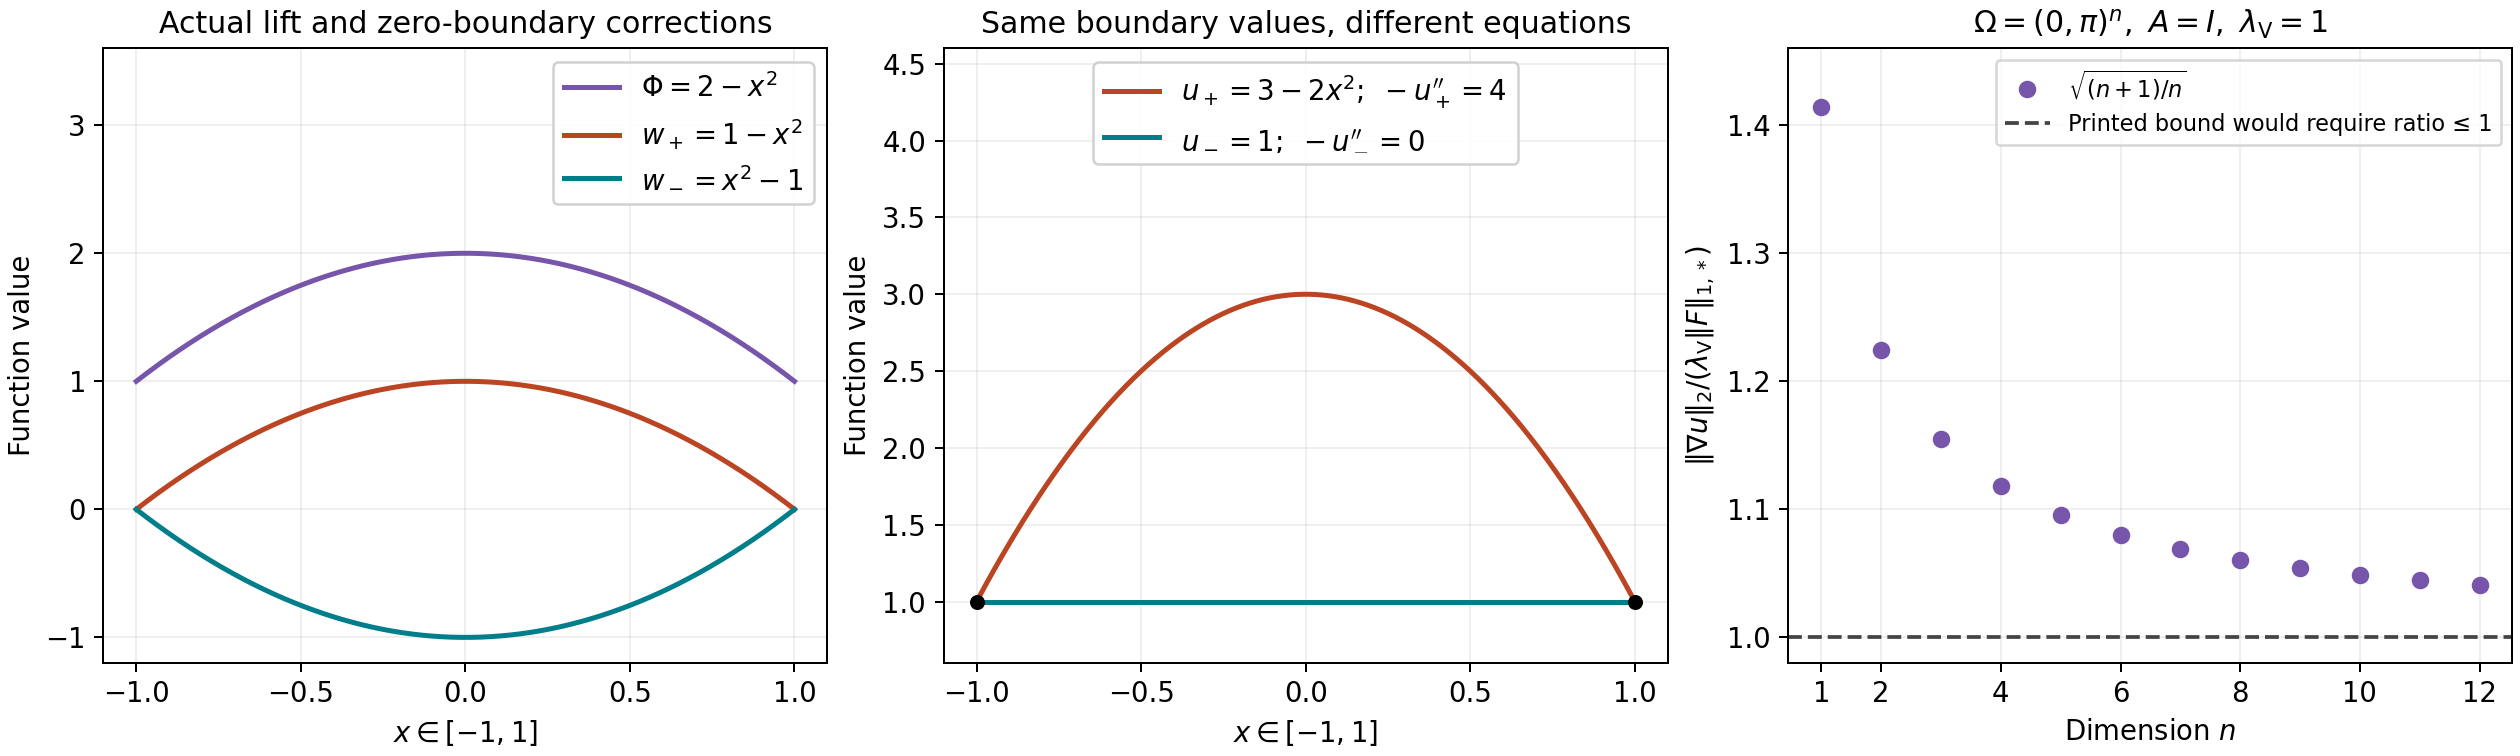

This chart was generated by the following Python code:
"""Render exact lift profiles and samples of the proved dual-norm ratio."""
from pathlib import Path
import numpy as np
import matplotlib
matplotlib.use("Agg")
import matplotlib.pyplot as plt

root=Path(__file__).resolve().parent
plt.rcParams.update({"font.size":11,"axes.titlesize":12,"svg.fonttype":"none"})
x=np.linspace(-1,1,801)
n=np.arange(1,13)
fig,axes=plt.subplots(1,3,figsize=(14,4.2),constrained_layout=True)
axes[0].plot(x,2-x*x,label=r"$\Phi=2-x^2$",color="#7755aa",linewidth=2)
axes[0].plot(x,1-x*x,label=r"$w_+=1-x^2$",color="#bb4422",linewidth=2)
axes[0].plot(x,x*x-1,label=r"$w_-=x^2-1$",color="#007f8b",linewidth=2)
axes[0].set(title="Actual lift and zero-boundary corrections",xlabel=r"$x\in[-1,1]$",ylabel="Function value",ylim=(-1.2,3.6))
axes[0].legend(loc="upper right",framealpha=.9)
axes[1].plot(x,3-2*x*x,label=r"$u_+=3-2x^2;\ -u_+''=4$",color="#bb4422",linewidth=2)
axes[1].plot(x,np.ones_like(x),label=r"$u_-=1;\ -u_-''=0$",color="#007f8b",linewidth=2)
axes[1].scatter([-1,1],[1,1],color="black",s=25,zorder=5)
axes[1].set(title="Same boundary values, different equations",xlabel=r"$x\in[-1,1]$",ylabel="Function value",ylim=(.6,4.6))
axes[1].legend(loc="upper center",framealpha=.9)
axes[2].plot(n,np.sqrt((n+1)/n),"o",color="#7755aa",label=r"$\sqrt{(n+1)/n}$")
axes[2].axhline(1,color="#444444",linestyle="--",label="Printed bound would require ratio ≤ 1")
axes[2].set(title=r"$\Omega=(0,\pi)^n,\ A=I,\ \lambda_{\rm V}=1$",xlabel=r"Dimension $n$",ylabel=r"$\|\nabla u\|_2/(\lambda_{\rm V}\|F\|_{1,*})$",ylim=(.98,1.46),xticks=[1,2,4,6,8,10,12])
axes[2].legend(loc="upper right",fontsize=9)
for ax in axes:
    ax.grid(alpha=.2)
fig.savefig(root/"vessella-dirichlet-comparison.svg",metadata={"Date":None})
fig.savefig(root/"vessella-dirichlet-comparison.png",dpi=180)
plt.close(fig)
